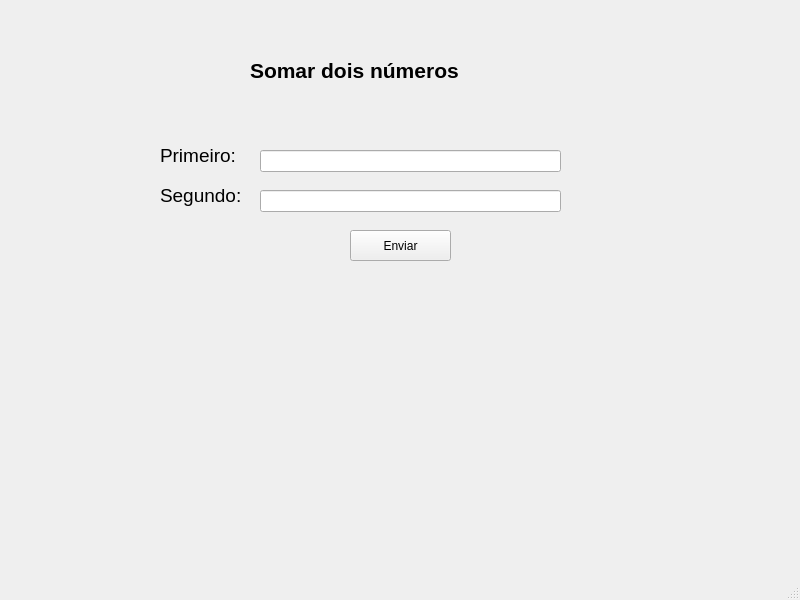
<?xml version="1.0" encoding="UTF-8"?>
<ui version="4.0">
 <class>MainWindow</class>
 <widget class="QMainWindow" name="MainWindow">
  <property name="geometry">
   <rect>
    <x>0</x>
    <y>0</y>
    <width>800</width>
    <height>600</height>
   </rect>
  </property>
  <property name="windowTitle">
   <string>MainWindow</string>
  </property>
  <widget class="QWidget" name="centralwidget">
   <widget class="QLabel" name="label_titulo">
    <property name="geometry">
     <rect>
      <x>250</x>
      <y>50</y>
      <width>281</width>
      <height>41</height>
     </rect>
    </property>
    <property name="font">
     <font>
      <pointsize>16</pointsize>
      <weight>75</weight>
      <bold>true</bold>
     </font>
    </property>
    <property name="text">
     <string>Somar dois números</string>
    </property>
   </widget>
   <widget class="QLabel" name="label_primeiro">
    <property name="geometry">
     <rect>
      <x>160</x>
      <y>140</y>
      <width>91</width>
      <height>31</height>
     </rect>
    </property>
    <property name="font">
     <font>
      <pointsize>14</pointsize>
     </font>
    </property>
    <property name="text">
     <string>Primeiro:</string>
    </property>
   </widget>
   <widget class="QLineEdit" name="lineEdit_valor1">
    <property name="geometry">
     <rect>
      <x>260</x>
      <y>150</y>
      <width>301</width>
      <height>22</height>
     </rect>
    </property>
   </widget>
   <widget class="QLineEdit" name="lineEdit_valor2">
    <property name="geometry">
     <rect>
      <x>260</x>
      <y>190</y>
      <width>301</width>
      <height>22</height>
     </rect>
    </property>
    <property name="text">
     <string/>
    </property>
   </widget>
   <widget class="QLabel" name="label_segundo">
    <property name="geometry">
     <rect>
      <x>160</x>
      <y>180</y>
      <width>101</width>
      <height>31</height>
     </rect>
    </property>
    <property name="font">
     <font>
      <pointsize>14</pointsize>
     </font>
    </property>
    <property name="text">
     <string>Segundo:</string>
    </property>
   </widget>
   <widget class="QLabel" name="label_resposta">
    <property name="geometry">
     <rect>
      <x>160</x>
      <y>290</y>
      <width>171</width>
      <height>61</height>
     </rect>
    </property>
    <property name="font">
     <font>
      <pointsize>12</pointsize>
     </font>
    </property>
    <property name="text">
     <string/>
    </property>
   </widget>
   <widget class="QPushButton" name="pushButton_Enviar">
    <property name="geometry">
     <rect>
      <x>350</x>
      <y>230</y>
      <width>101</width>
      <height>31</height>
     </rect>
    </property>
    <property name="text">
     <string>Enviar</string>
    </property>
   </widget>
  </widget>
  <widget class="QMenuBar" name="menubar">
   <property name="geometry">
    <rect>
     <x>0</x>
     <y>0</y>
     <width>800</width>
     <height>26</height>
    </rect>
   </property>
  </widget>
  <widget class="QStatusBar" name="statusbar"/>
 </widget>
 <resources/>
 <connections/>
</ui>
